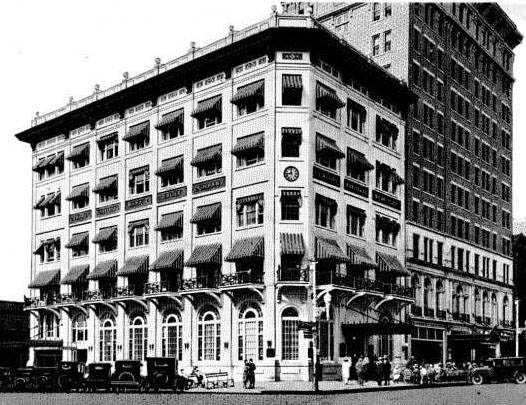
#> input picture les_5/building.jpg, 526 x 405 px
$ python Canny.py
#> lines starting #> are read from the running program, lines starting #| are printed output that depends on the picture; after the words box and inside, x2 and y2 are one past the last pixel; in counts of white or black regions, pixels touching at a corner belong together
import cv2 as cv

img = cv.imread('building.jpg',0)
#> img is the input picture: shape (405, 526); min 0, max 255, mean 127.2
img = cv.GaussianBlur(img, (3,3), 0)
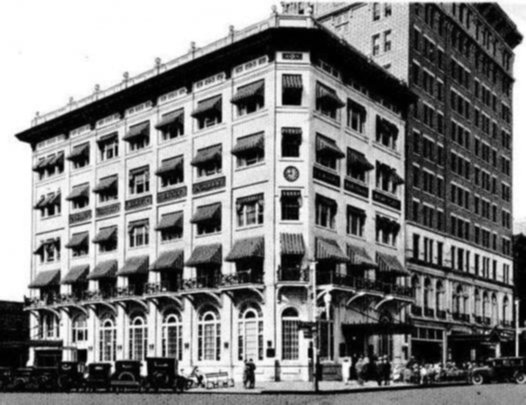
#> img: shape (405, 526); min 0, max 255, mean 127.3

Canny = cv.Canny(img, 100, 200)
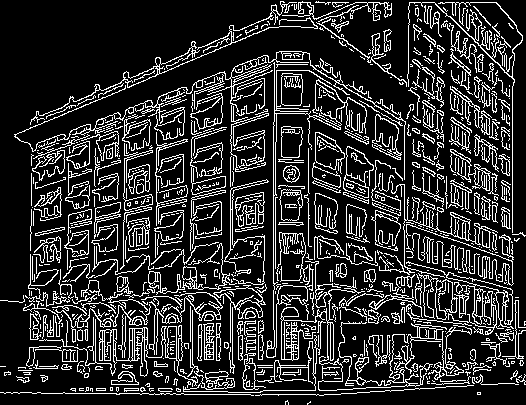
#> Canny: shape (405, 526); 18.2% white in thin lines or dots
cv.imshow('Canny', Canny)
cv.waitKey(2000)
cv.destroyAllWindows()

$ run again, with les_5/coins1.jpg copied over les_5/building.jpg
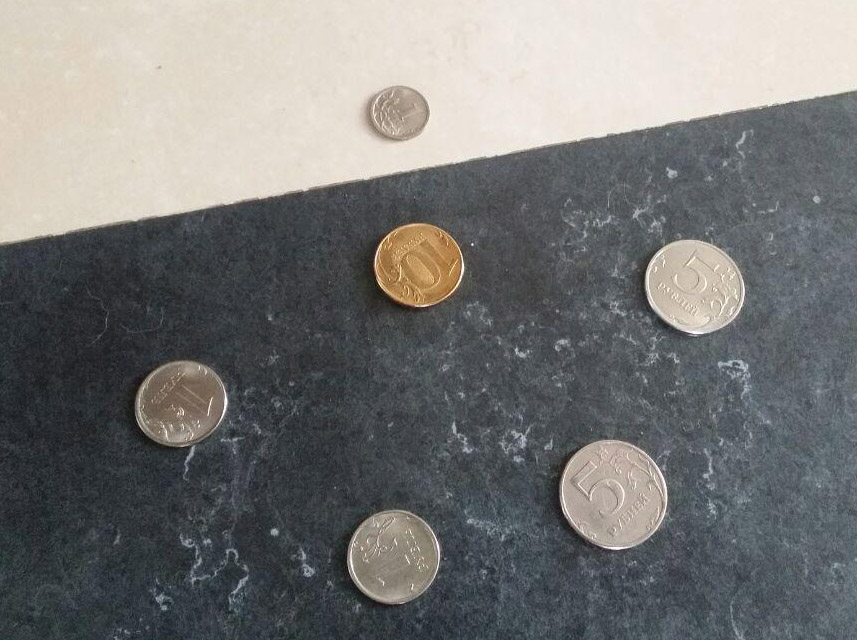
#> input picture les_5/coins1.jpg, 857 x 640 px
#> `Canny = cv.Canny(img, 100, 200)`:
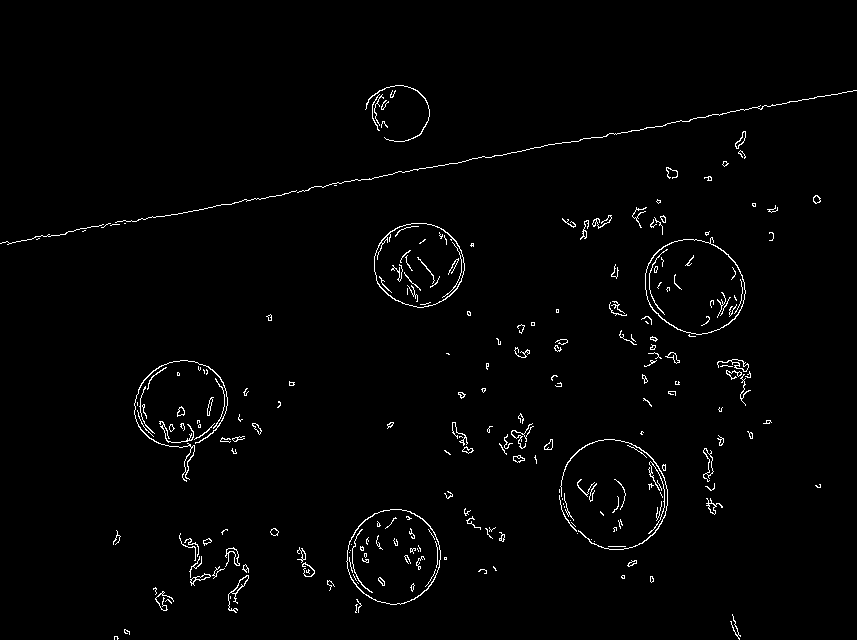
#> Canny: shape (640, 857); 1.6% white in thin lines or dots, all inside (x1, y1, x2, y2) = (0, 85, 857, 640)
